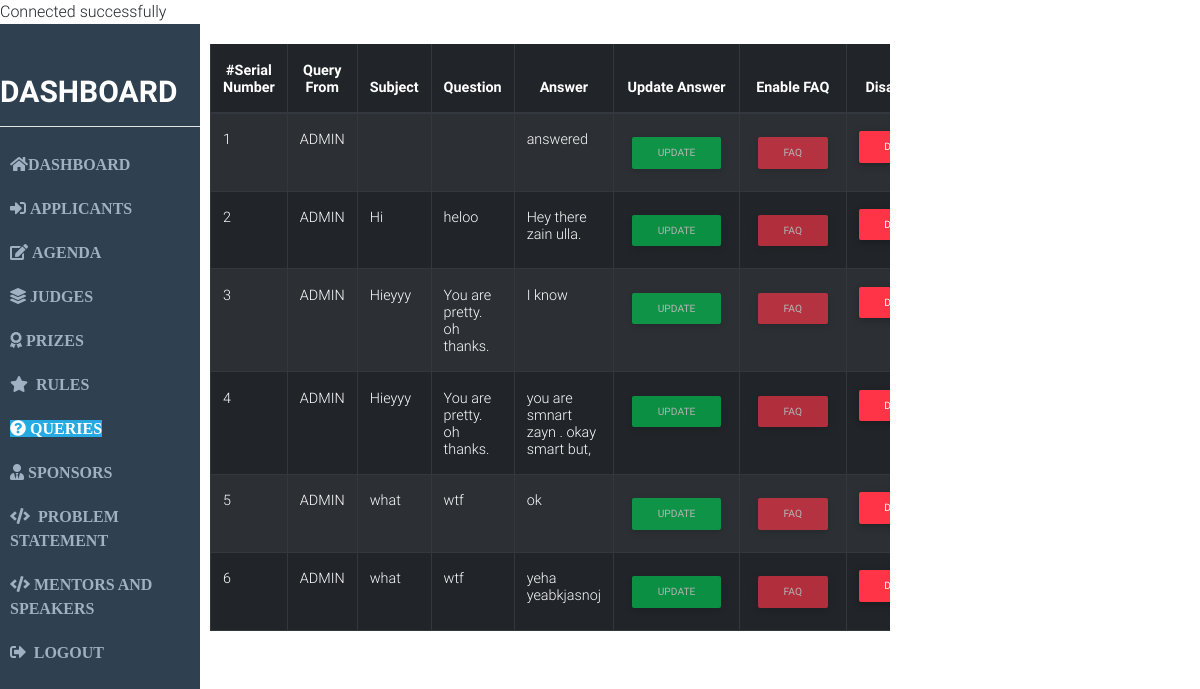
The app's page /query.php (signed in) with its own data.
### tables this page shows
CREATE TABLE `query` (
  `id` int(10) NOT NULL,
  `qto` varchar(255) NOT NULL,
  `qfrom` varchar(255) NOT NULL,
  `sub` text NOT NULL,
  `qsn` text NOT NULL,
  `ans` text NOT NULL,
  `name` text NOT NULL,
  `email` varchar(255) NOT NULL,
  `faq` int(2) NOT NULL DEFAULT '0',
  `datetime` timestamp NOT NULL DEFAULT CURRENT_TIMESTAMP
);

### query.php (the view, shortened to what this page needs)
<?php
	include('connect.php');
?>
<!DOCTYPE html>
<html>
<head>
	<link rel="stylesheet" href="https://use.fontawesome.com/releases/v5.3.1/css/all.css">
	<link rel="stylesheet" type="text/css" href="CSS/bootstrap.min.css">
	<link rel="stylesheet" type="text/css" href="CSS/mdb.min.css">
</head>
<body>
	<div class="container-fluid">
		<div class="row">
			<div class="col-sm-2 col-md-2 left">
				<h1 class="text-uppercase font-weight-bold text-white">Dashboard</h1>
				<hr class="white">
				<ul class="nav nav-pills nav-stacked md-pills" id="main">
					<li class="list-item"><a href="ad_dashboard.php" class="text-uppercase font-weight-bold"><span><i class="fas fa-home"></span></i>DASHBOARD</a>
					</li>
					<li class="list-item"><a href="rsvp.php" class="text-uppercase font-weight-bold"><span><i class="fas fa-sign-in-alt">&nbsp;</span></i>Applicants</a>
					</li>
					<li class="list-item"><a href="agenda.php" class="text-uppercase font-weight-bold"><spam><i class="fas fa-edit"></i>&nbsp;</span>Agenda</a>
					</li>
					<li class="list-item"><a href="judges.php" class="text-uppercase font-weight-bold"><span><i class="fas fa-layer-group"></i>&nbsp;</span>Judges</a>
					</li>
					<li class="list-item"><a href="prize.php" class="text-uppercase font-weight-bold"><span><i class="fas fa-award"></i>&nbsp;</span>Prizes</a>
					</li>
					<li class="list-item"><a href="rules.php" class="text-uppercase font-weight-bold"><span><i class="fas fa-star"></i>&nbsp;</span> Rules</a>
					</li>
					<li class="list-item active"><a href="query.php" class="text-uppercase font-weight-bold"><span><i class="fas fa-question-circle"></i>&nbsp;</span>Queries</a>
					</li>
					<li class="list-item"><a href="sponsors.php" class="text-uppercase font-weight-bold"><span><i class="fas fa-user-tie"></i>&nbsp;</span>Sponsors</a>
					</li>
					<li class="list-item"><a href="problem.php" class="text-uppercase font-weight-bold"><span><i class="fas fa-code"></i>&nbsp;</span> Problem Statement</a>
					</li>
					<li class="list-item"><a href="mentors.php" class="text-uppercase font-weight-bold"><span><i class="fas fa-code"></i>&nbsp;</span>Mentors and Speakers</a>
					</li>
					<li class="list-item"><a href="logout.php" class="text-uppercase font-weight-bold"><span><i class="fas fa-sign-out-alt"></i>&nbsp;</span> Logout</a>
					</li>
				</ul>
			</div>
			<div class="col-sm-7 col-md-7 right">
				<table class="table table-hover table-striped table-bordered table-responsive table-dark" id="makeEditable">
					<thead class="font-weight-bold text-center">
						<tr>
						<th><b>#Serial Number</th>
						<th><b>Query From</th>
						<th><b>Subject</th>
						<th><b>Question</th>
            <th><b>Answer</th>
            <th><b>Update Answer</th>
            <th><b>Enable FAQ</th>
						<th><b>Disable FAQ</th>
						</tr>
					</thead>
					<?php
						$query="select * from query";
						$result=mysqli_query($con,$query);
					?>
					<tbody>
						<?php
							$count=0;
							while ($row=mysqli_fetch_array($result)) {
								$count++;
						 ?>
						<tr>
							<form action="qupdate1.php" method="post">
						<td> <?php echo $count; ?> </td>
						<td> <?php echo $row['qfrom']; ?> </td>
						<td> <?php echo $row['sub']; ?> </td>
						<td> <?php echo $row['qsn']; ?> </td>
						<?php if ($row['ans']==NULL) { ?>
							<td> <textarea name="textarea" rows="4" cols="40"></textarea> </td>
							<td> <button type="submit" name="button" class= "btn btn-sm text-center btn-success text-upppercase">UPDATE</button> </td>
							<td> <button type="button" name="button" class= "btn btn-sm btn-danger text-center text-upppercase" disabled>faq</button> </td>
							<td> <button type="button" name="button" class= "btn btn-sm btn-danger text-center text-upppercase" disabled>Disable</button> </td>
						<?php	} else { ?>
							<td> <?php echo $row['ans']; ?> </td>
							<td> <button type="submit" name="button" class= "btn btn-sm text-center btn-success text-upppercase" disabled>UPDATE</button> </td>
						<?php 		if ($row['faq']) {?>
											<td> <button type="button" name="button" class= "btn btn-sm btn-danger text-center text-upppercase" disabled>faq</button> </td>
											<td><a href="qupdate2.php?PKid=<?php echo $row['id']; ?>&flag=disable"  class= "btn btn-sm btn-danger text-center text-upppercase">Disable</a></td>
									  <?php 	} else { ?>
											<td><a href="qupdate2.php?PKid=<?php echo $row['id']; ?>&flag=enable"  class= "btn btn-sm btn-danger text-center text-upppercase">FAQ</a></td>
											<td> <button type="button" name="button" class= "btn btn-sm btn-danger text-center text-upppercase" disabled>Disable</button> </td>
									  <?php }
									} ?>
							</form>
						</tr>
					<?php } ?>
					</tbody>
				</table>
			</div>
		</div>
	</div>
</body>
</html>

### query.php (style rules this page uses)
html,body { margin:0px; padding: 0px; }
.left { background-color: #2F4050; width: 100%; height: 100vh; padding:50px 0px; }
.left h1 { font-family: Roboto; font-size: 30px; }
.left ul { display: block; }
.left ul li { padding: 10px; }
.left ul li a { color: #9FB1C2; font-size: 16px; font-family: Poppins; }
.left ul .active a { color: #FFFFFF; background-color: #27AAE1; font-weight: bolder; }
.right { padding: 20px 10px; }

### records on screen
query: qfrom "ADMIN", ans "answered"
query: qfrom "ADMIN", sub "Hi", qsn "heloo", ans "Hey there zain ulla."
query: qfrom "ADMIN", sub "Hieyyy", qsn "You are pretty. oh thanks.", ans "I know"
query: qfrom "ADMIN", sub "Hieyyy", qsn "You are pretty. oh thanks.", ans "you are smnart zayn . okay smart but,"
query: qfrom "ADMIN", sub "what", qsn "wtf", ans "ok"
query: qfrom "ADMIN", sub "what", qsn "wtf", ans "yeha yeabkjasnoj"
